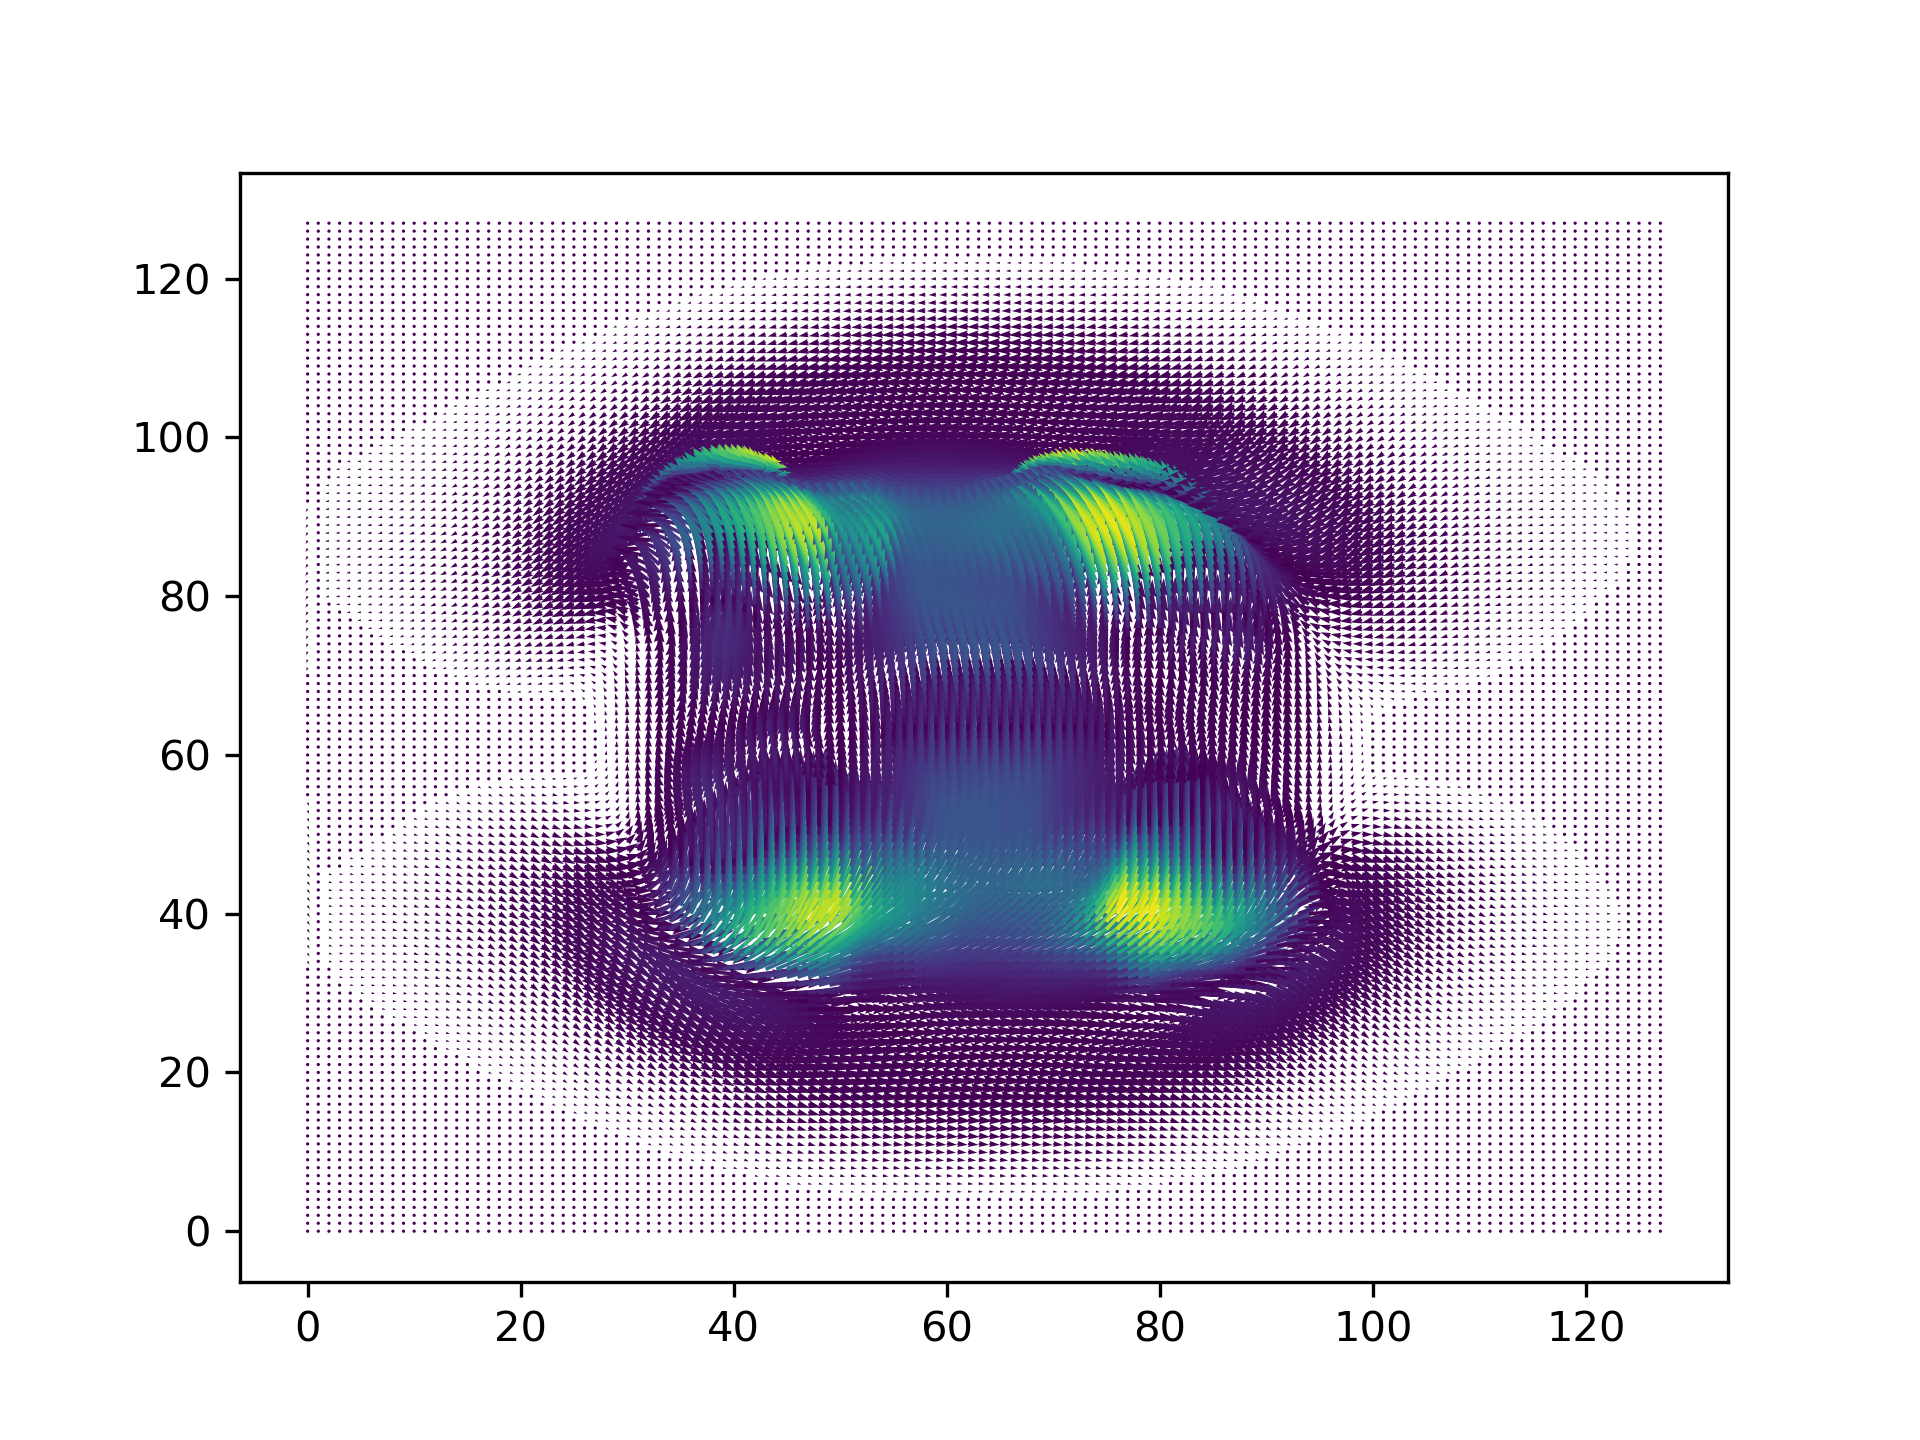

The Python source for this figure:
# -*- coding: utf-8 -*-
# @Time    : 2021/11/17 7:25 下午
# @Author  : Jiaming Zhang
# @FileName: 3_plotVec.py
# @Github  ：https://github.com/CharmingZh
import math

import numpy as np
import matplotlib.pyplot as plt

if __name__ == '__main__':
    data = open('jet.vecT', 'r')
    temp = open('tempData', 'w+')
    row = 0
    col = 0

    # 读入向量数据，并且保存尺寸
    count = 0
    for line in data:
        if count == 0:
            line = line.split(" ")
            row = line[0]
            col = line[1]
            count += 1
        else:
            temp.write(line)
    data.close()
    temp.close()

    tempData = open('tempData', 'r+')
    # 创建空白矩阵，写入向量数据
    X, Y = np.mgrid[0:128, 0:128]
    U = np.zeros(shape=(int(row), int(col)))
    V = np.zeros(shape=(int(row), int(col)))

    count_row = 0
    count_line = 0
    for line in tempData:
        if count_line == int(col):
            count_line = 0
            count_row += 1
        line = line.split(" ")
        U[count_row][count_line] = line[0]
        V[count_row][count_line] = line[1]
        count_line += 1

    tempData.close()

    C = U * V
    plt.quiver(X, Y, U, V, C)
    plt.savefig('3_plotVec_non2Norm.png', dpi=300)
    for i in range(len(C)):
        for j in range(len(C[i])):
            if C[i][j] < 0:
                C[i][j] *= -1

    #plt.quiver(X, Y, U, V, C, scale_units="xy", scale=1)
    #plt.savefig('3_plotVec_2Nrom.png', dpi=300)

    #plt.quiver(X, Y, U, V, scale_units="xy", scale=20)
    plt.show()
    print('finish')
